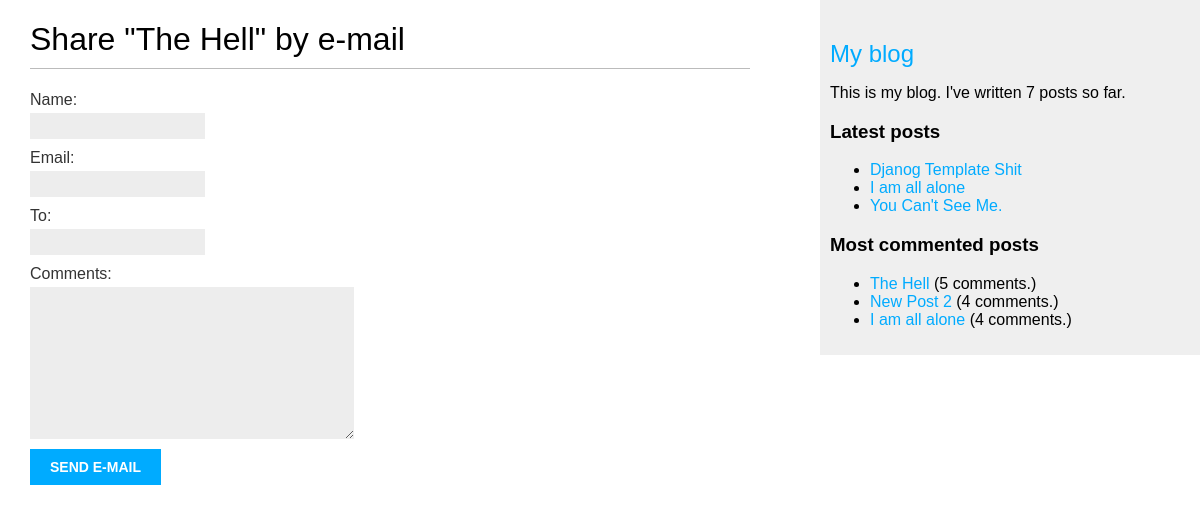
/1/share/, run on the app's committed database.
### blog/models.py (models this page shows, shortened)
class Post(models.Model):
  class Status(models.TextChoices):
    DRAFT = 'DF','Draft'
    PUBLISHED = 'PB','Published'
  title = models.CharField(max_length=255)
  slug = models.SlugField(max_length=255,unique_for_date="published")
  body = models.TextField()
  published = models.DateTimeField(default = timezone.now)
  created = models.DateTimeField(auto_now_add=True)
  updated = models.DateTimeField(auto_now = True)
  status = models.CharField(max_length=2,choices=Status.choices, default=Status.DRAFT)
  author = models.ForeignKey(User,on_delete=models.CASCADE,related_name='blog_posts')
  objects = models.Manager()
  published_posts = PublishedManager()
  tags = TaggableManager()
  class Meta:
    ordering = ['-published']
    indexes = [
      models.Index(fields=['-published']),
    ]
  def get_absolute_url(self):
      return reverse("blog:post_detail",args=[self.published.year,
                                              self.published.month,
                                              self.published.day,
                                              self.slug])

### blog/views.py (the view)
# urls.py: path('<int:post_id>/share/',views.post_share,name='post_share'),
def post_share(request,post_id):
  post = get_object_or_404(Post,id=post_id,status=Post.Status.PUBLISHED)
  if request.method=='POST':
    form = EmailPostForm(request.POST)
    if form.is_valid():
      cd = form.cleaned_data
      post_url = request.build_absolute_uri(post.get_absolute_url())
      subject = f"{cd['name']} recommends you read "\
                f"{post.title}"
      message = f"Read {post.title} at {post_url}\n\n"\
                f"{cd['name']}\'s comments:{cd['comments']}"
      send_mail(subject,message,os.environ.get('EMAIL'),[cd['to']])
      sent = True
  else:
    sent=False
    form = EmailPostForm()
  return render(request,'blog/post/share.html',{'post':post,'form':form,'sent':sent})

### blog/forms.py
class EmailPostForm(forms.Form):
  name = forms.CharField(max_length=255)
  email = forms.EmailField()
  to = forms.EmailField()
  comments = forms.CharField(required=False,widget=forms.Textarea)

### blog/models.py (called while the page is built)
  def get_queryset(self) -> QuerySet:
    return super().get_queryset() \
                  .filter(status=Post.Status.PUBLISHED)

### blog/templatetags/blog_tags.py (called while the page is built)
@register.simple_tag
def total_posts():
  return Post.published_posts.count()

@register.inclusion_tag('blog/post/latest_posts.html')
def show_latest_posts(count=5):
  latest_posts = Post.published_posts.order_by('-published')[:count]
  return {'latest_posts':latest_posts}

@register.simple_tag
def get_most_commented_posts(count=3):
  return Post.published_posts.annotate(
    total_comments=Count('comments')
  ).order_by('-total_comments')[:count]

### blog/templates/blog/post/share.html (shortened to what this page needs)
{% extends "blog/base.html" %}
{% block content %}
  {% if sent %}
    <h1>E-mail successfully sent.</h1>
    <p>
      "{{post.title}}" was successfully sent to {{form.cleaned_data.to}}.
    </p>
  {% else %}
    <h1>Share "{{post.title}}" by e-mail</h1>
    <form method='post'>
      {{form.as_p}}
      <input type='submit' value='Send e-mail'>
    </form>
  {% endif %}
{% endblock  %}

### blog/templates/blog/base.html (shortened to what this page needs)
{% load blog_tags %}
{% load static %}
<!DOCTYPE html>
<html>
  <head>
    <link href="{% static 'css/blog.css' %}" rel='stylesheet'>
  </head>
  <body>
    <div id='content'>
      {% block content %}
      {% endblock %}
    </div>
  </body>
  <div id='sidebar'>
    <h2> <a href="{% url "blog:post_list" %}">My blog</a></h2>
    <p> This is my blog.
        I've written {% total_posts %} posts so far.
    </p>
    <h3>Latest posts</h3>
    {% show_latest_posts 3 %}
    <h3>Most commented posts</h3>
    {% get_most_commented_posts as most_commented_posts %}
    <ul>
      {% for post in most_commented_posts %}
        <li>
          <a href="{{post.get_absolute_url}}">{{post.title}}</a> ({{post.comments.count}} comments.)
        </li>
      {% endfor %}
    </ul>
  </div>
</html>

### blog/templates/blog/post/latest_posts.html
<ul>
  {% for post in latest_posts  %}
    <li>
      <a href="{{post.get_absolute_url}}">{{post.title}}</a>
    </li>
  {% endfor %}
</ul>

### static/css/blog.css (style rules this page uses)
body { margin:0; padding:0; font-family:helvetica, sans-serif; }
a { color:#00abff; text-decoration:none; }
h1 { font-weight:normal; border-bottom:1px solid #bbb; padding:0 0 10px 0; }
h2 { font-weight:normal; margin:30px 0 0; }
#content { float:left; width:60%; padding:0 0 0 30px; }
#sidebar { float:right; width:30%; padding:10px; background:#efefef; height:100%; }
label { float:left; clear:both; color:#333; margin-bottom:4px; }
input, textarea { clear:both; float:left; margin:0 0 10px; background:#ededed; border:0; padding:6px 10px; font-size:12px; }
input[type=submit] { font-weight:bold; background:#00abff; color:#fff; padding:10px 20px; font-size:14px; text-transform:uppercase; }

### data on the page
Post: title "The Hell", comments.count "5"
Post: title "Djanog Template Shit"
Post: title "I am all alone", comments.count "4"
Post: title "You Can't See Me."
Post: title "New Post 2", comments.count "4"
